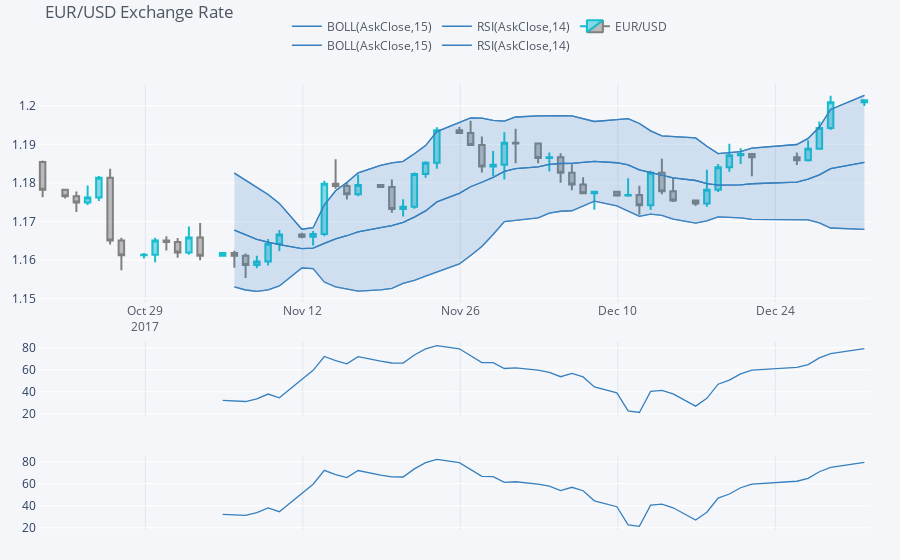

The code cell stored with this chart in its notebook:
### Code cell
plyo.iplot(
    qf.iplot(asFigure=True),
    image='png',
    filename='qf_01'
)
